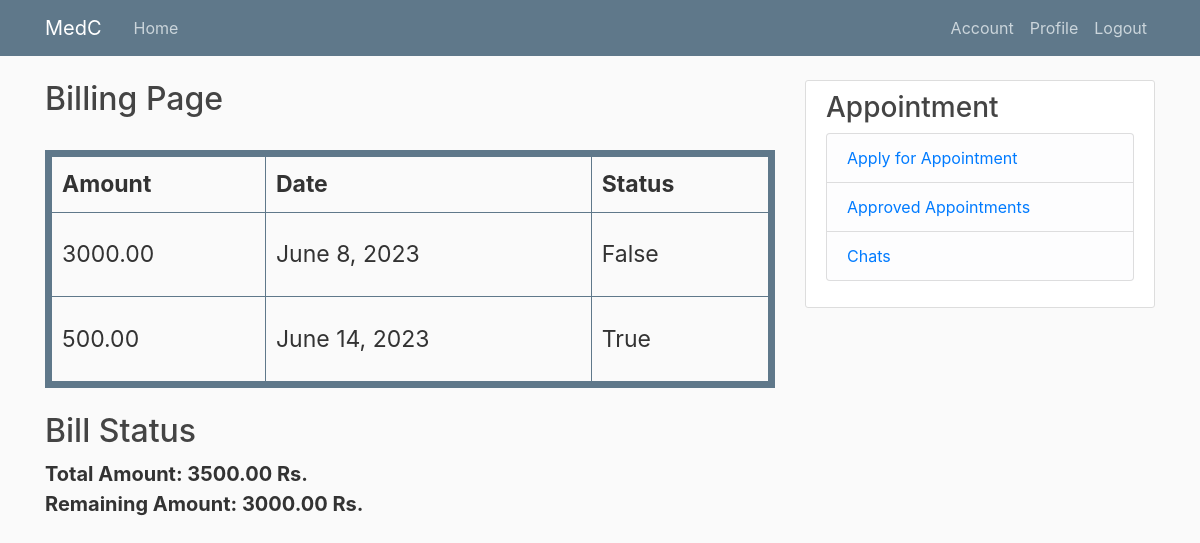
Screenshot of /billing/ (signed in) with the database file from the repository.
### users/models.py (models this page shows)
class Billing(models.Model):
    user = models.ForeignKey(User, on_delete=models.CASCADE)
    amount = models.DecimalField(max_digits=10,decimal_places=2)
    date = models.DateField()
    status = models.BooleanField(default=False)

### home/views.py (the view)
# urls.py: path('billing/', views.billing, name='billing'),
def billing(request):
    user = request.user
    bills = Billing.objects.all().filter(user=user)
    remaining_bills = Billing.objects.all().filter(user=user, status=False)
    total_amount = sum(bill.amount for bill in bills)
    remaining_amount = sum(remaining_bill.amount for remaining_bill in remaining_bills)
    context = {
        'bills': bills,
        'remaining_amount': remaining_amount,
        'total_amount': total_amount,
        }
    return render(request, 'home/billing.html', context)

### home/templates/home/billing.html
{% extends 'home/base.html' %}
{% block content %}
    {% if request.user.is_staff %}
        <h3>No Billing page for Staff</h3>
    {% else %}
    <h2>Billing Page</h2>
    <br>
    <table border="7" cellspacing="10" cellpadding="10" width="100%" height="60%" bordercolor="#5f788a" style="font-size:23px">
        <thead>
            <tr>
                <th border="7">Amount</th>
                <th border="7">Date</th>
                <th border="7">Status</th>
            </tr>
        </thead>
        <tbody>
            {% for bill in bills %}
            <tr>
                <td border="7">{{ bill.amount }}</td>
                <td border="7">{{ bill.date }}</td>
                <td border="7">{{ bill.status }}</td>
            </tr>
            {% endfor %}
        </tbody>
    </table>
    <br>
    <h2>Bill Status</h2>
    <p style="font-size:20px"><b>Total Amount: {{ total_amount }} Rs.<br>
       Remaining Amount: {{ remaining_amount }} Rs.</b></p>
    {% endif %}
{% endblock content %}

### home/static/home/main.css (style rules this page uses)
body { background: #fafafa; color: #333333; margin-top: 5rem; }
h1, h2, h3, h4, h5, h6 { color: #444444; }

### rows the page displays
Billing: amount "3000.00", date "June 8, 2023", status "False"
Billing: amount "500.00", date "June 14, 2023", status "True"

### other values shown
{{ total_amount }} "3500.00"
{{ remaining_amount }} "3000.00"
